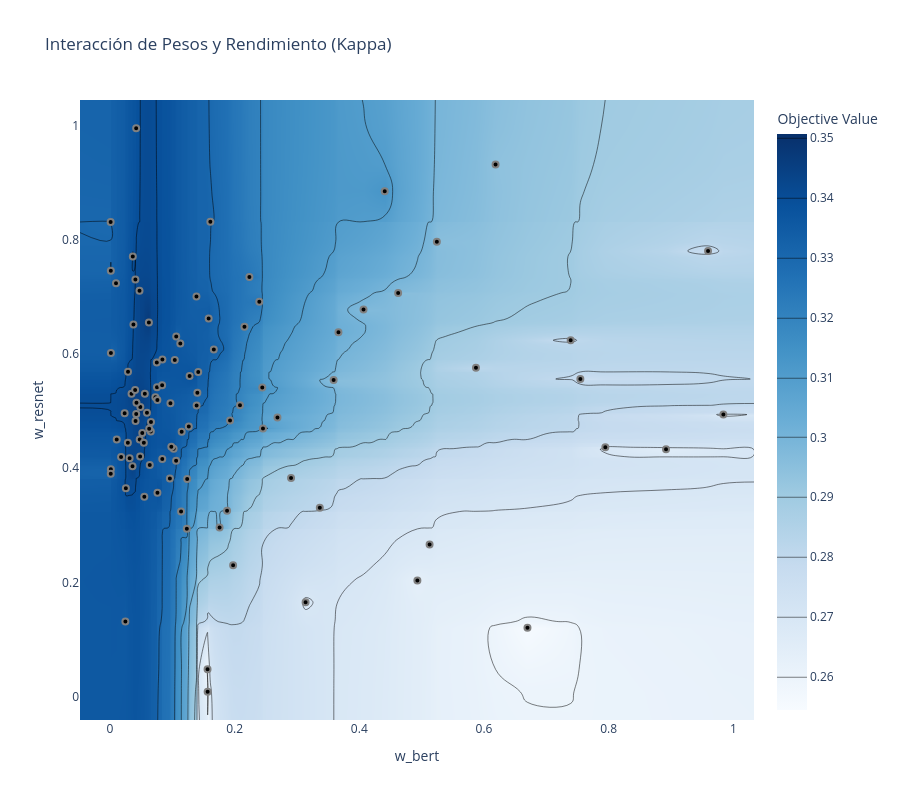

Notebook code cell kept with this figure:
### Code cell
##################fig_contour = plot_contour(study_blend, params=['w_lgb', 'w_bert', 'w_resnet'])
fig_contour = plot_contour(study_blend, params=['w_bert', 'w_resnet'])

fig_contour.update_layout(
    title="Interacción de Pesos y Rendimiento (Kappa)",
    width=900,
    height=800
)

fig_contour.show()
